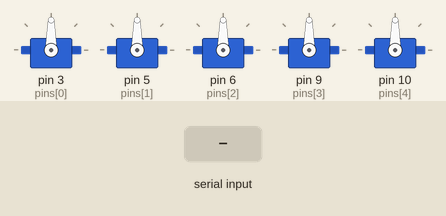
Bench run of a sketch on a simulated Arduino Uno, built with avr-gcc and run on an emulated ATmega328P. Shown: 5 × servo. Inputs (shaded band) come from the test bench.

Above: at 1.2 s.
1.3 s: "90,45\n" received over Serial
At 2.0 s:
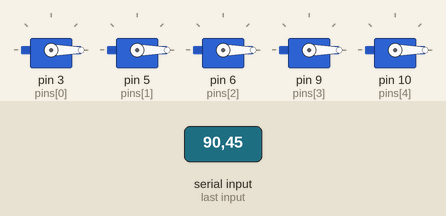
2.8 s: "30,150\n" received over Serial
At 3.2 s:
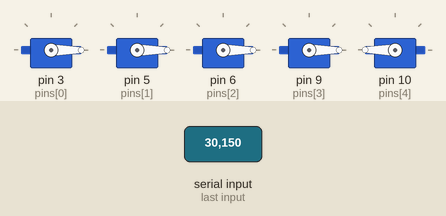
4.3 s: "5\n" received over Serial
At 5.3 s:
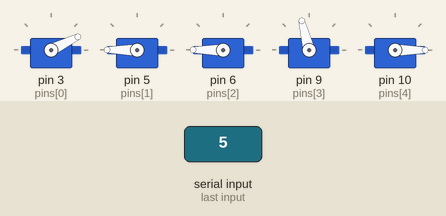
5.8 s: "30,150\n" received over Serial
At 6.6 s:
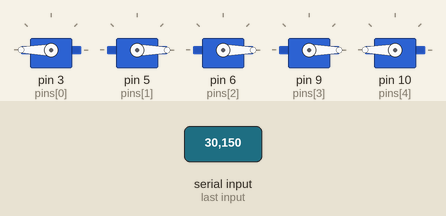
7.3 s: "90\n" received over Serial
At 7.6 s:
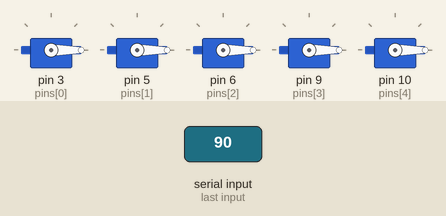
Timing chart, 0 to 9.8 s (numbered marks = the images above; inputs shaded):
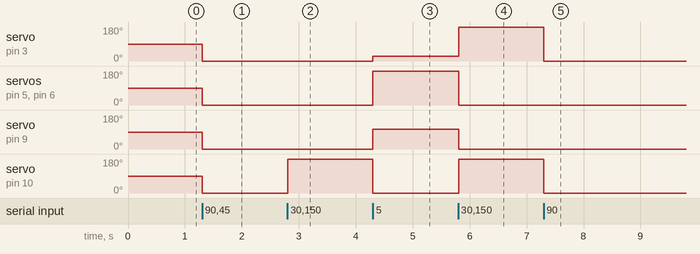

The sketch:

EMG_Import.ino
```cpp
#include <Servo.h>
int Signs[4][5] = {{180, 3, 0, 172, 168},{180, 3, 120, 109, 86},{0, 3, 2, 63, 72},{0, 180, 180, 80, 0}};
String t;
Servo s[5];
int pins[5] = {3, 5, 6, 9, 10};
void setup() {
  for (int i = 0; i < 5; i++){s[i].attach(pins[i]);}
  Serial.begin(9600);
}

void loop() {
  if(Serial.available()){
    t = Serial.readStringUntil('\n');
      for(int i = 0; i < 5; i++){
        s[i].write(Signs[t.toInt()][i]);
    }

  }
}
```

Measured:
- after the input at 1.3 s, servo on pin 3 (pins[0]), servo on pin 5 (pins[1]), servo on pin 6 (pins[2]), servo on pin 9 (pins[3]), servo on pin 10 (pins[4]): 90° → 0° at once
- after the input at 2.8 s, servo on pin 10 (pins[4]): 0° → 180° at once
- after the input at 4.3 s, servo on pin 3 (pins[0]): 0° → 26° at once; servo on pin 5 (pins[1]), servo on pin 6 (pins[2]): 0° → 180° at once; servo on pin 9 (pins[3]): 0° → 104° at once; servo on pin 10 (pins[4]): 180° → 0° at once
- after the input at 5.8 s, servo on pin 3 (pins[0]): 26° → 180° at once; servo on pin 5 (pins[1]), servo on pin 6 (pins[2]): 180° → 0° at once; servo on pin 9 (pins[3]): 104° → 0° at once; servo on pin 10 (pins[4]): 0° → 180° at once
- after the input at 7.3 s, servo on pin 3 (pins[0]), servo on pin 10 (pins[4]): 180° → 0° at once
